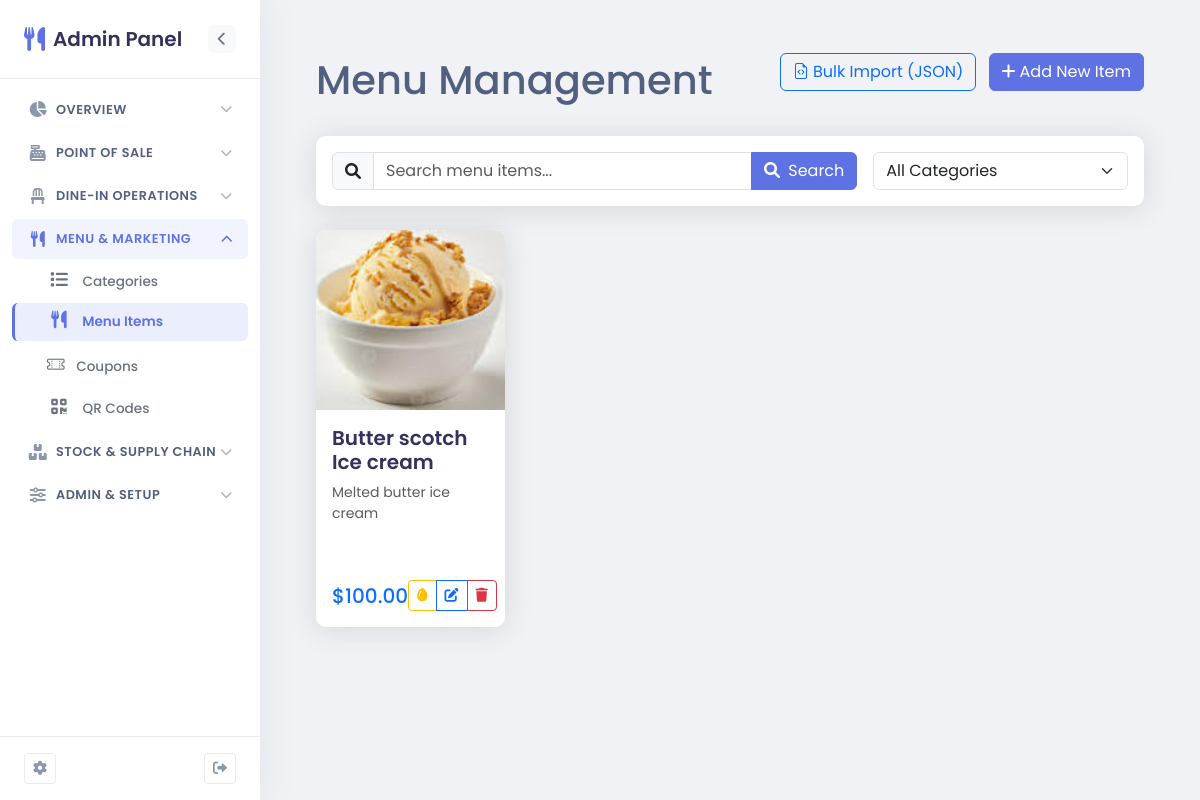
Screenshot of /dashboard/itc-jaipur/menu/ (signed in) with the database file from the repository.
### core/models.py (models this page shows, shortened)
class MenuItem(models.Model):
    class TaxType(models.TextChoices):
        GST_FOOD = 'GST_FOOD', _('GST Food & Non-Alcoholic')
        VAT_BEER = 'VAT_BEER', _('VAT Beer (State Beer VAT Rate)')
        VAT_IMFL = 'VAT_IMFL', _('VAT IMFL / Spirits (State IMFL VAT Rate)')
        VAT_WINE = 'VAT_WINE', _('VAT Wine (State Wine VAT Rate)')
        VAT_LIQUOR = 'VAT_LIQUOR', _('VAT General Liquor (State VAT Rate)')
    name = models.CharField(max_length=200)
    description = models.TextField(blank=True)
    price = models.DecimalField(max_digits=10, decimal_places=2)
    tax_type = models.CharField(
        max_length=20,
        choices=TaxType.choices,
        default=TaxType.GST_FOOD
    )
    image = models.ImageField(upload_to='menu_images', blank=True, null=True)
    availability = models.BooleanField(default=True)
    category = models.ForeignKey(Category, on_delete=models.CASCADE, related_name='menu_items', null=True, blank=True)
    subcategory = models.ForeignKey(SubCategory, on_delete=models.SET_NULL, null=True, blank=True, related_name='menu_items')
    restaurant = models.ForeignKey('super_admin.Restaurant', on_delete=models.CASCADE, related_name='menu_items', null=True, blank=True)
    created_at = models.DateTimeField(auto_now_add=True)
    updated_at = models.DateTimeField(auto_now=True)
    class Meta:
        ordering = ['name']
        unique_together = ['name', 'restaurant']

### restaurant_admin/views.py (the view, shortened to what this page needs)
# urls.py: path('menu/', views.menu_list, name='menu_list'),
@login_required
@user_passes_test(is_admin)
def menu_list(request, restaurant_slug=None):
    restaurant = resolve_restaurant(request, restaurant_slug)
    if not isinstance(restaurant, Restaurant):
        return restaurant
    search_query = request.GET.get('q', '')
    category_id = request.GET.get('category')
    categories = Category.objects.filter(restaurant=restaurant).order_by('name')
    menu_items = MenuItem.objects.select_related('subcategory__category').filter(restaurant=restaurant)
    if category_id:
        menu_items = menu_items.filter(subcategory__category_id=category_id)
    menu_items = menu_items.order_by('subcategory__category__name', 'name')
    paginator = Paginator(menu_items, 12)  # Show 12 items per page (3x4 grid)
    page_number = request.GET.get('page')
    try:
        page_obj = paginator.page(page_number)
    except PageNotAnInteger:
        page_obj = paginator.page(1)
    except EmptyPage:
        page_obj = paginator.page(paginator.num_pages)
    url_params = request.GET.copy()
    if 'page' in url_params:
        del url_params['page']
    context = {
        'menu_items': page_obj,
        'categories': categories,
        'search_query': search_query,
        'active_menu': 'menu_list',  # This should match the menu item's active class check
        'title': 'Menu Management',
        'url_params': url_params.urlencode() if url_params else '',
        'restaurant': restaurant,
    }
    return render(request, 'restaurant_admin/menu/dashboard.html', context)

### restaurant_admin/views.py (called while the page is built)
def is_admin(user):
    return user.is_authenticated and user.is_staff

### restaurant_admin/templates/restaurant_admin/menu/dashboard.html (shortened to what this page needs)
{% extends 'restaurant_admin/base.html' %}
{% load static %}
{% block content %}
<div class="container-fluid px-4">
    <div class="d-flex justify-content-between align-items-center mb-4">
        <h1 class="mt-4">Menu Management</h1>
        <div>
            <a href="{% url 'restaurant_admin:menu_bulk_add' restaurant_slug=rslug %}" class="btn btn-outline-primary me-2">
                <i class="bi bi-file-earmark-code me-1"></i>Bulk Import (JSON)
            </a>
            <a href="{% url 'restaurant_admin:menu_add' restaurant_slug=rslug %}" class="btn btn-primary">
                <i class="fas fa-plus me-1"></i>Add New Item
            </a>
        </div>
    </div>
    <div class="card mb-4">
        <div class="card-body">
            <form method="get" id="searchForm">
                <div class="row g-3">
                    <div class="col-md-8">
                        <div class="input-group">
                            <span class="input-group-text"><i class="fas fa-search"></i></span>
                            <input type="text"
                                   class="form-control"
                                   name="q"
                                   id="searchInput"
                                   placeholder="Search menu items..."
                                   value="{{ request.GET.q|default:'' }}">
                            <button class="btn btn-primary" type="submit">
                                <i class="fas fa-search me-1"></i> Search
                            </button>
                        </div>
                    </div>
                    <div class="col-md-4">
                        <select class="form-select" name="category" id="categoryFilter" onchange="this.form.submit()">
                            <option value="" {% if not request.GET.category %}selected{% endif %}>All Categories</option>
                        </select>
                    </div>
                </div>
            </form>
        </div>
    </div>
    <div class="row">
        {% for item in menu_items %}
        <div class="col-xl-3 col-md-4 col-sm-6 mb-4">
            <div class="card h-100">
                <div class="position-relative">
                    {% if item.image %}
                    <img src="{{ item.image.url }}" class="card-img-top" alt="{{ item.name }}" style="height: 180px; object-fit: cover;">
                    {% else %}
                    <div class="bg-light d-flex align-items-center justify-content-center" style="height: 180px;">
                        <i class="fas fa-utensils fa-3x text-muted"></i>
                    </div>
                    {% endif %}
                </div>
                <div class="card-body d-flex flex-column">
                    <div class="d-flex justify-content-between align-items-start mb-2">
                        <h5 class="card-title mb-0">{{ item.name }}</h5>
                    </div>
                    <p class="card-text text-muted small flex-grow-1">
                        {{ item.description|truncatechars:80 }}
                    </p>
                    <div class="d-flex justify-content-between align-items-center mt-3">
                        <h5 class="mb-0 text-primary">${{ item.price }}</h5>
                        <div class="btn-group">
                            <a href="{% url 'restaurant_admin:menu_recipe' restaurant_slug=rslug pk=item.id %}" class="btn btn-sm btn-outline-warning" title="Recipe/Ingredients">
                                <i class="fas fa-egg"></i>
                            </a>
                            <a href="{% url 'restaurant_admin:menu_edit' restaurant_slug=rslug pk=item.id %}" class="btn btn-sm btn-outline-primary" title="Edit">
                                <i class="fas fa-edit"></i>
                            </a>
                            <button type="button" class="btn btn-sm btn-outline-danger" data-bs-toggle="modal" data-bs-target="#deleteModal{{ item.id }}" title="Delete">
                                <i class="fas fa-trash"></i>
                            </button>
                        </div>
                    </div>
                </div>
            </div>
        </div>
        {% endfor %}
    </div>
</div>
<link rel="stylesheet" href="https://cdnjs.cloudflare.com/ajax/libs/font-awesome/6.0.0/css/all.min.css">
{% endblock %}

### restaurant_admin/templates/restaurant_admin/base.html (style rules this page uses)
:root { --primary: #5E72E4; --secondary: #2DCE89; --info: #11CDEF; --warning: #FB6340; --dark: #32325D; --light: #F8F9FE; --sidebar-width: 260px; --sidebar-collapsed-width: 75px; }
body { font-family: 'Poppins', sans-serif; background-color: #F0F2F5; color: #525F7F; }
.card { border: none; border-radius: 0.5rem; box-shadow: 0 0 2rem 0 rgba(136, 152, 170, 0.1); margin-bottom: 1.5rem; transition: transform 0.3s ease, box-shadow 0.3s ease; }
.card-title { font-weight: 600; color: var(--dark); margin-bottom: 0; }
.btn-primary { background-color: var(--primary); border-color: var(--primary); }

### restaurant_admin/templates/restaurant_admin/menu/dashboard.html (style rules this page uses)
.card { transition: transform 0.2s, box-shadow 0.2s; border: none; border-radius: 10px; overflow: hidden; box-shadow: 0 0.15rem 1.75rem 0 rgba(58, 59, 69, 0.15); }
.card-img-top { border-top-left-radius: 10px; border-top-right-radius: 10px; }
.btn-sm { padding: 0.25rem 0.5rem; }

### rows the page displays
MenuItem: image (picture), name "Butter scotch Ice cream", description "Melted butter ice cream", price "100.00"
